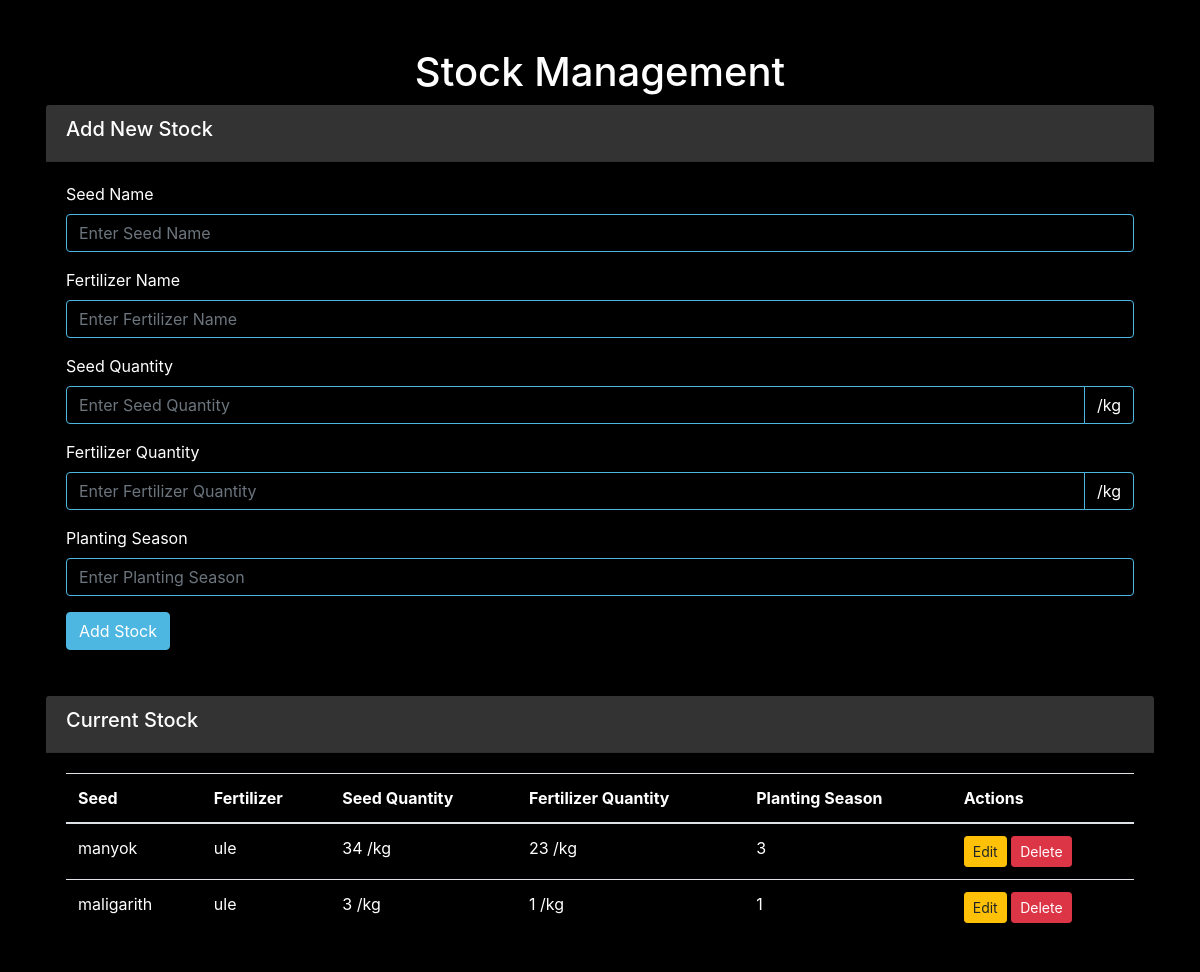
/stock_management/ (signed in), run on the app's committed database.
### myapp/models.py (models this page shows, shortened)
class Stock(models.Model):
    seed = models.CharField(max_length=100, null=True, blank=True)  # Name of the seed
    fertilizer = models.CharField(max_length=100, null=True, blank=True)  # Name of the fertilizer
    seedquantity = models.IntegerField(null=True, blank=True)  # Optional quantity
    fertilizerquantity = models.IntegerField(null=True, blank=True)  # Optional quantity
    planting_season = models.CharField(max_length=50)

### myapp/views.py (the view, shortened to what this page needs)
# urls.py: path('stock_management/', StockManagementView.as_view(), name='stock_management'),
class StockManagementView(LoginRequiredMixin, View):
    def get(self, request):
        form = StockForm()
        stocks = Stock.objects.all()
        return render(request, 'myapp/stock_management.html', {'form': form, 'stocks': stocks})

### myapp/forms.py
class StockForm(forms.ModelForm):
    class Meta:
        model = Stock
        fields = ['seed', 'fertilizer', 'seedquantity', 'fertilizerquantity', 'planting_season']
        widgets = {
            'seed': forms.TextInput(attrs={'class': 'form-control', 'placeholder': 'Enter Seed Name'}),
            'fertilizer': forms.TextInput(attrs={'class': 'form-control', 'placeholder': 'Enter Fertilizer Name'}),
            'seedquantity': forms.NumberInput(attrs={'class': 'form-control', 'placeholder': 'Enter Seed Quantity'}),
            'fertilizerquantity': forms.NumberInput(attrs={'class': 'form-control', 'placeholder': 'Enter Fertilizer Quantity'}),
            'planting_season': forms.TextInput(attrs={'class': 'form-control', 'placeholder': 'Enter Planting Season'}),
        }

### myapp/templates/myapp/stock_management.html (shortened to what this page needs)
<!DOCTYPE html>
<html lang="en">
<head>
    <link rel="stylesheet" href="https://stackpath.bootstrapcdn.com/bootstrap/4.5.2/css/bootstrap.min.css">
</head>
<body>
    <div class="container mt-5">
        <h1 class="text-center">Stock Management</h1>
        <div class="card mb-4">
            <div class="card-header">
                <h5>Add New Stock</h5>
            </div>
            <div class="card-body">
                <form method="POST" action="{% url 'stock_management' %}">
                    <div class="form-group">
                        <label for="seed">Seed Name</label>
                        <input type="text" class="form-control" id="seed" name="seed" placeholder="Enter Seed Name">
                    </div>
                    <div class="form-group">
                        <label for="fertilizer">Fertilizer Name</label>
                        <input type="text" class="form-control" id="fertilizer" name="fertilizer" placeholder="Enter Fertilizer Name">
                    </div>
                    <div class="form-group">
                        <label for="seedquantity">Seed Quantity</label>
                        <div class="input-group">
                            <input type="number" class="form-control" id="seedquantity" name="seedquantity" placeholder="Enter Seed Quantity">
                            <div class="input-group-append">
                                <span class="input-group-text">/kg</span>
                            </div>
                        </div>
                    </div>
                    <div class="form-group">
                        <label for="fertilizerquantity">Fertilizer Quantity</label>
                        <div class="input-group">
                            <input type="number" class="form-control" id="fertilizerquantity" name="fertilizerquantity" placeholder="Enter Fertilizer Quantity">
                            <div class="input-group-append">
                                <span class="input-group-text">/kg</span>
                            </div>
                        </div>
                    </div>
                    <div class="form-group">
                        <label for="planting_season">Planting Season</label>
                        <input type="text" class="form-control" id="planting_season" name="planting_season" placeholder="Enter Planting Season">
                    </div>
                    <button type="submit" class="btn btn-primary">Add Stock</button>
                </form>
            </div>
        </div>
        <div class="card">
            <div class="card-header">
                <h5>Current Stock</h5>
            </div>
            <div class="card-body">
                <table class="table table-striped text-white">
                    <thead>
                        <tr>
                            <th>Seed</th>
                            <th>Fertilizer</th>
                            <th>Seed Quantity</th>
                            <th>Fertilizer Quantity</th>
                            <th>Planting Season</th>
                            <th>Actions</th>
                        </tr>
                    </thead>
                    <tbody>
                        {% for stock in stocks %}
                        <tr>
                            <td>{{ stock.seed }}</td>
                            <td>{{ stock.fertilizer }}</td>
                            <td>{{ stock.seedquantity }} /kg</td>
                            <td>{{ stock.fertilizerquantity }} /kg</td>
                            <td>{{ stock.planting_season }}</td>
                            <td>
                                <a href="#" class="btn btn-warning btn-sm">Edit</a>
                                <form action="#" method="post" style="display:inline;">
                                    <button type="submit" class="btn btn-danger btn-sm">Delete</button>
                                </form>
                            </td>
                        </tr>
                        {% empty %}
                        <tr>
                            <td colspan="6" class="text-center">No stock records found.</td>
                        </tr>
                        {% endfor %}
                    </tbody>
                </table>
            </div>
        </div>
    </div>
</body>
</html>

### myapp/templates/myapp/stock_management.html (style rules this page uses)
body { background-color: black; }
.card { background-color: #000000; border-radius: 10px; color: #ffffff; }
.card-header { background-color: #333333; color: #ffffff; }
.card-body { background-color: #000000; }
h1, h5 { color: #ffffff; }
.btn-primary { background-color: #4db6e1; border-color: #4db6e1; }
.form-control { background-color: #000000; border: 1px solid #4db6e1; color: #ffffff; }
label { color: #ffffff; }
.input-group-text { background-color: #000000; border: 1px solid #4db6e1; color: #ffffff; }

### data on the page
Stock: seed "manyok", fertilizer "ule", seedquantity "34", fertilizerquantity "23", planting_season "3"
Stock: seed "maligarith", fertilizer "ule", seedquantity "3", fertilizerquantity "1", planting_season "1"
